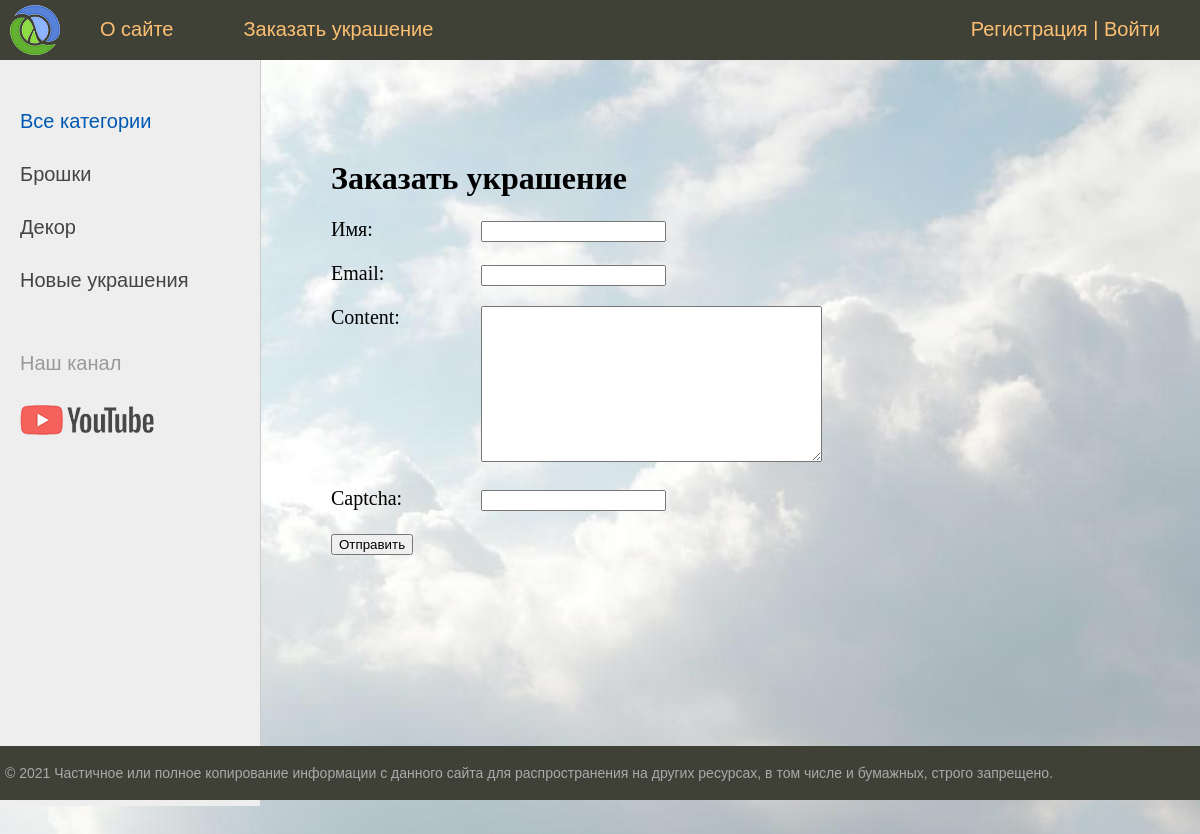
Page /contact/ on the committed database.
### decoration/models.py (models this page shows, shortened)
class Category(models.Model):
    name = models.CharField(max_length=100, db_index=True, verbose_name="Категория")
    slug = models.SlugField(max_length=255, unique=True, db_index=True, verbose_name="URL")
    def get_absolute_url(self):
        return reverse('category', kwargs={'cat_slug': self.slug})
    class Meta:
        verbose_name = 'Категория'
        verbose_name_plural = 'Категории'
        ordering = ['id']

### decoration/views.py (the view, shortened to what this page needs)
# urls.py: path('contact/', ContactFormView.as_view(), name='contact'),
class ContactFormView(DataMixin, FormView):
    form_class = ContactForm
    template_name = 'decoration/contact.html'
    success_url = reverse_lazy('home')
    def get_context_data(self, *, object_list=None,  **kwargs):
        context = super().get_context_data(**kwargs)
        c_def = self.get_user_context(title="Заказать украшение")
        return dict((list(context.items()) + list(c_def.items())))

### decoration/forms.py
class ContactForm(forms.Form):
    name = forms.CharField(label='Имя', max_length=255)
    email = forms.EmailField(label='Email')
    content = forms.CharField(widget=forms.Textarea(attrs={'color': 60, 'rows': 10}))
    captcha = CaptchaField()

### decoration/utils.py (called while the page is built)
    def get_user_context(self, **kwargs):
        context = kwargs
        cats = cache.get('cats')
        if not cats:
            cats = Category.objects.annotate(Count('decoration'))
            cache.set('cats', cats, 60)
        user_menu = menu.copy()
        if not self.request.user.is_authenticated:
            user_menu.pop(1)
        context['menu'] = user_menu
        context['cats'] = cats
        if "cat_selected" not in context:
            context['cat_selected'] = 0
        return context

### decoration/templates/decoration/contact.html (shortened to what this page needs)
{% extends 'decoration/base.html' %}
{% block content %}
<h1>{{title}}</h1>
<form method="post">
    {% for f in form %}
    <p><label class="form-label" for="{{ f.id_for_label }}">{{f.label}}: </label>{{ f }}</p>
    {% endfor %}
    <button type="submit">Отправить</button>
</form>
{% endblock %}

### decoration/templates/decoration/base.html (shortened to what this page needs)
{% load static %}
{% load decoration_tags %}
<!DOCTYPE html>
<html>
<head>
	<link type="text/css" href="{% static 'decoration/css/styles.css' %}" rel="stylesheet"/>
	<link href="{% static '.../decoration/css/styles.css' %}" rel="stylesheet" type="text/css"/>
</head>
<body>
<table class="table-page" border=0 cellpadding="0" cellspacing="0">
<tr><td valign=top>
{% block mainmenu %}
		<div class="header">
			<ul id="mainmenu" class="mainmenu">
			<li class="logo"><a href="{% url 'home' %}"><div class="logo"></div></a></li>
{% for m in menu %}
				<li><a href="{% url m.url_name %}">{{m.title}}</a></li>
{% endfor %}
			{% if request.user.is_authenticated %}
			<li class="last"> {{user.username}} | <a href="{% url 'logout' %}">Выйти</a></li>
			{% else %}
			<li class="last"><a href="{% url 'register' %}">Регистрация</a> | <a href="{% url 'login' %}">Войти</a></li>
			{% endif %}
			</ul>
		</div>
{% endblock mainmenu %}
<table class="table-content" border=0 cellpadding="0" cellspacing="0">
<tr>
	<td valign="top" class="left-chapters">
	<ul id="leftchapters">
{% if cat_selected == 0 %}
		<li class="selected">Все категории</li>
{% else %}
		<li><a href="{% url 'home' %}">Все категории</a></li>
{% endif %}
{% for c in cats %}
{% if c.decoration__count > 0 %}
	{% if c.pk == cat_selected %}
		<li class="selected">{{c.name}}</li>
	{% else %}
		<li><a href="{{ c.get_absolute_url }}">{{c.name}}</a></li>
	{% endif %}
{% endif %}
{% endfor %}
		<li class="share">
		<p>Наш канал</p>
		<a class="share-yt" href="https://www.youtube.com/channel/UCTtAvpHVxCIxX7emWGjLh_A" target="_blank" rel="nofollow"></a>
		</li>
	</ul>
</td>
<td valign="top" class="content">
	<div class="content-text">
{% block content %}
{% endblock %}
	</div>
</td></tr></table>
</td></tr>
<tr><td valign=top>
	<div id="footer">
		<p>&copy; 2021 Частичное или полное копирование информации с данного сайта для распространения на других ресурсах, в том числе и бумажных, строго запрещено.</p>
	</div>
</td></tr></table>
</body>
</html>

### decoration/static/decoration/css/styles.css (style rules this page uses)
html, body { font-family: 'Arial'; margin: 0; padding: 0; height: 100%; width: 100%; color: #444; }
a { color: #0059b2; text-decoration: none; }
.table-page { width: 100%; height: 100%; vertical-align: top; }
.table-page tr { height: 100%; }
.header { background: #3F4137; height: 60px; }
.logo { background: url('../images/logo.png') no-repeat 10px 5px; width: 70px; height: 60px; }
ul.mainmenu { list-style: none; margin: 0; padding: 0; height: 60px; color: #fdc073; font-size: 20px; overflow: hidden; }
ul.mainmenu li { float: left; margin: 18px 40px 0 30px; }
ul.mainmenu li.logo { margin: 0; }
ul.mainmenu li.last { float: right; }
ul.mainmenu li a { color: #fdc073; text-decoration: none; }
.table-content { width: 100%; min-height: 100%; height: 100%; }
.left-chapters { margin: 0; background: #eee; border-right: 1px solid #ccc; min-height: 100%; }
.left-chapters ul { width: 230px; min-height: 100%; margin: 0; padding: 20px 10px 10px 20px; list-style: none; font-size: 20px; }
.left-chapters ul li { margin: 30px 0 0 0; color: #999; }
.left-chapters ul li.selected { color: #0059b2; }
.left-chapters ul li a { color: #444; text-decoration: none; }
.left-chapters ul li.share { margin: 60px 0 0 0; }
.left-chapters ul li.share p { margin: 30px 0 30px 0; }
.left-chapters ul li.share a { display: inline-block; width: 40px; height: 40px; margin: 0 20px 0 0; }
.left-chapters ul li.share a.share-yt { width: 100%; height: 30px; background: url('../images/share_yt.png') no-repeat 0 0 }
.content { padding: 40px 20px 20px 40px; width: 100%; box-sizing: border-box; }
.content-text { margin: 60px 0 0 30px; color: #000; font-size: 20px; font-family: Yandex Sans Display Light; }
.content-text h1 { font-size: 32px; }
#footer { box-sizing: border-box; background: #3F4137; padding: 5px; color: #aaa; font-size: 14px; font-family: Verdana, Geneva, Arial, Helvetica; text-align: left; overflow: hidden; }
.form-label { display: inline-block; min-width: 150px; vertical-align: top; }
body { background: url("../images/fon2.jpg") no-repeat center center fixed; background-size: cover; -webkit-background-size: cover; -moz-background-size: cover; -o-background-size: cover; }

### rows in the picture
Category: name "Брошки"
Category: name "Декор"
Category: name "Новые украшения"

### other values in the picture
{{ m.title }} "О сайте" "Заказать украшение"
{{ title }} "Заказать украшение"
{{ f.label }} "Имя" "Email" "Content" "Captcha"
